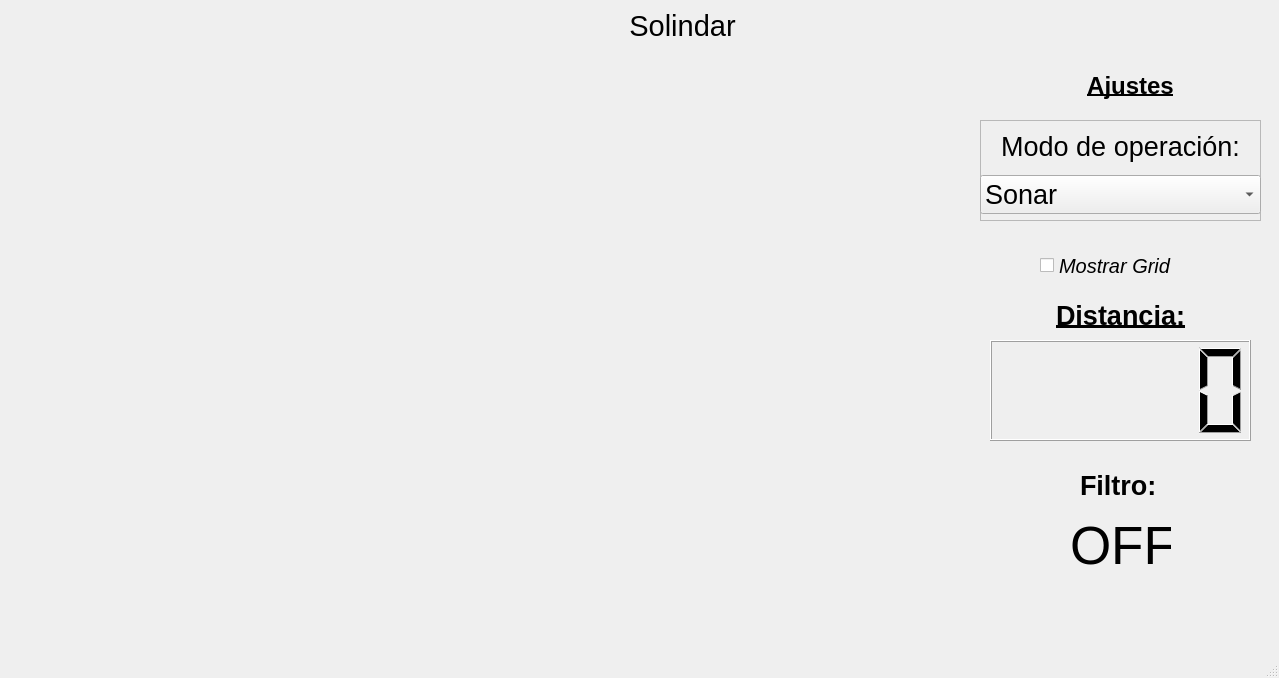
<?xml version="1.0" encoding="UTF-8"?>
<ui version="4.0">
 <class>MainWindow</class>
 <widget class="QMainWindow" name="MainWindow">
  <property name="geometry">
   <rect>
    <x>0</x>
    <y>0</y>
    <width>1279</width>
    <height>678</height>
   </rect>
  </property>
  <property name="font">
   <font>
    <pointsize>16</pointsize>
   </font>
  </property>
  <property name="windowTitle">
   <string>Solindar USB</string>
  </property>
  <property name="windowIcon">
   <iconset>
    <normaloff>logo.png</normaloff>logo.png</iconset>
  </property>
  <widget class="QWidget" name="centralwidget">
   <widget class="QCheckBox" name="gridstate">
    <property name="geometry">
     <rect>
      <x>1040</x>
      <y>250</y>
      <width>171</width>
      <height>31</height>
     </rect>
    </property>
    <property name="font">
     <font>
      <pointsize>15</pointsize>
      <italic>true</italic>
     </font>
    </property>
    <property name="text">
     <string>Mostrar Grid</string>
    </property>
   </widget>
   <widget class="Canvas" name="canvas" native="true">
    <property name="geometry">
     <rect>
      <x>19</x>
      <y>132</y>
      <width>951</width>
      <height>461</height>
     </rect>
    </property>
   </widget>
   <widget class="QWidget" name="horizontalLayoutWidget">
    <property name="geometry">
     <rect>
      <x>19</x>
      <y>62</y>
      <width>951</width>
      <height>71</height>
     </rect>
    </property>
    <layout class="QHBoxLayout" name="hlayout"/>
   </widget>
   <widget class="QFrame" name="frame_2">
    <property name="geometry">
     <rect>
      <x>980</x>
      <y>120</y>
      <width>281</width>
      <height>101</height>
     </rect>
    </property>
    <property name="frameShape">
     <enum>QFrame::StyledPanel</enum>
    </property>
    <property name="frameShadow">
     <enum>QFrame::Raised</enum>
    </property>
    <widget class="QWidget" name="verticalLayoutWidget">
     <property name="geometry">
      <rect>
       <x>0</x>
       <y>3</y>
       <width>281</width>
       <height>91</height>
      </rect>
     </property>
     <layout class="QVBoxLayout" name="verticalLayout">
      <item>
       <widget class="QLabel" name="label_2">
        <property name="font">
         <font>
          <pointsize>20</pointsize>
         </font>
        </property>
        <property name="text">
         <string>Modo de operación:</string>
        </property>
        <property name="alignment">
         <set>Qt::AlignCenter</set>
        </property>
       </widget>
      </item>
      <item>
       <widget class="QComboBox" name="timebase">
        <property name="font">
         <font>
          <pointsize>20</pointsize>
         </font>
        </property>
        <property name="currentIndex">
         <number>0</number>
        </property>
        <item>
         <property name="text">
          <string>Sonar</string>
         </property>
        </item>
        <item>
         <property name="text">
          <string>Lidar</string>
         </property>
        </item>
        <item>
         <property name="text">
          <string>Fusión</string>
         </property>
        </item>
       </widget>
      </item>
     </layout>
    </widget>
   </widget>
   <widget class="QLabel" name="label">
    <property name="geometry">
     <rect>
      <x>1070</x>
      <y>70</y>
      <width>121</width>
      <height>31</height>
     </rect>
    </property>
    <property name="font">
     <font>
      <pointsize>18</pointsize>
      <weight>75</weight>
      <bold>true</bold>
      <underline>true</underline>
     </font>
    </property>
    <property name="text">
     <string>Ajustes</string>
    </property>
    <property name="alignment">
     <set>Qt::AlignCenter</set>
    </property>
   </widget>
   <widget class="QWidget" name="navigation" native="true">
    <property name="geometry">
     <rect>
      <x>20</x>
      <y>60</y>
      <width>951</width>
      <height>71</height>
     </rect>
    </property>
   </widget>
   <widget class="QLabel" name="label_5">
    <property name="geometry">
     <rect>
      <x>32</x>
      <y>10</y>
      <width>1301</width>
      <height>31</height>
     </rect>
    </property>
    <property name="font">
     <font>
      <pointsize>22</pointsize>
     </font>
    </property>
    <property name="text">
     <string>Solindar</string>
    </property>
    <property name="alignment">
     <set>Qt::AlignCenter</set>
    </property>
   </widget>
   <widget class="QLabel" name="label_6">
    <property name="geometry">
     <rect>
      <x>1030</x>
      <y>300</y>
      <width>181</width>
      <height>31</height>
     </rect>
    </property>
    <property name="font">
     <font>
      <pointsize>20</pointsize>
      <weight>75</weight>
      <bold>true</bold>
      <underline>true</underline>
     </font>
    </property>
    <property name="text">
     <string>Distancia:</string>
    </property>
    <property name="textFormat">
     <enum>Qt::AutoText</enum>
    </property>
    <property name="alignment">
     <set>Qt::AlignCenter</set>
    </property>
   </widget>
   <widget class="QLCDNumber" name="lcdNumber">
    <property name="geometry">
     <rect>
      <x>990</x>
      <y>340</y>
      <width>261</width>
      <height>101</height>
     </rect>
    </property>
   </widget>
   <widget class="QLabel" name="label_4">
    <property name="geometry">
     <rect>
      <x>1080</x>
      <y>470</y>
      <width>81</width>
      <height>31</height>
     </rect>
    </property>
    <property name="font">
     <font>
      <pointsize>20</pointsize>
      <weight>75</weight>
      <bold>true</bold>
     </font>
    </property>
    <property name="text">
     <string>Filtro:</string>
    </property>
   </widget>
   <widget class="QLabel" name="label_7">
    <property name="geometry">
     <rect>
      <x>1070</x>
      <y>510</y>
      <width>101</width>
      <height>71</height>
     </rect>
    </property>
    <property name="font">
     <font>
      <pointsize>40</pointsize>
     </font>
    </property>
    <property name="text">
     <string>OFF</string>
    </property>
   </widget>
  </widget>
  <widget class="QMenuBar" name="menubar">
   <property name="enabled">
    <bool>false</bool>
   </property>
   <property name="geometry">
    <rect>
     <x>0</x>
     <y>0</y>
     <width>1279</width>
     <height>36</height>
    </rect>
   </property>
  </widget>
  <widget class="QStatusBar" name="statusbar"/>
 </widget>
 <customwidgets>
  <customwidget>
   <class>Canvas</class>
   <extends>QWidget</extends>
   <header>canvas.h</header>
   <container>1</container>
  </customwidget>
 </customwidgets>
 <resources/>
 <connections/>
</ui>
